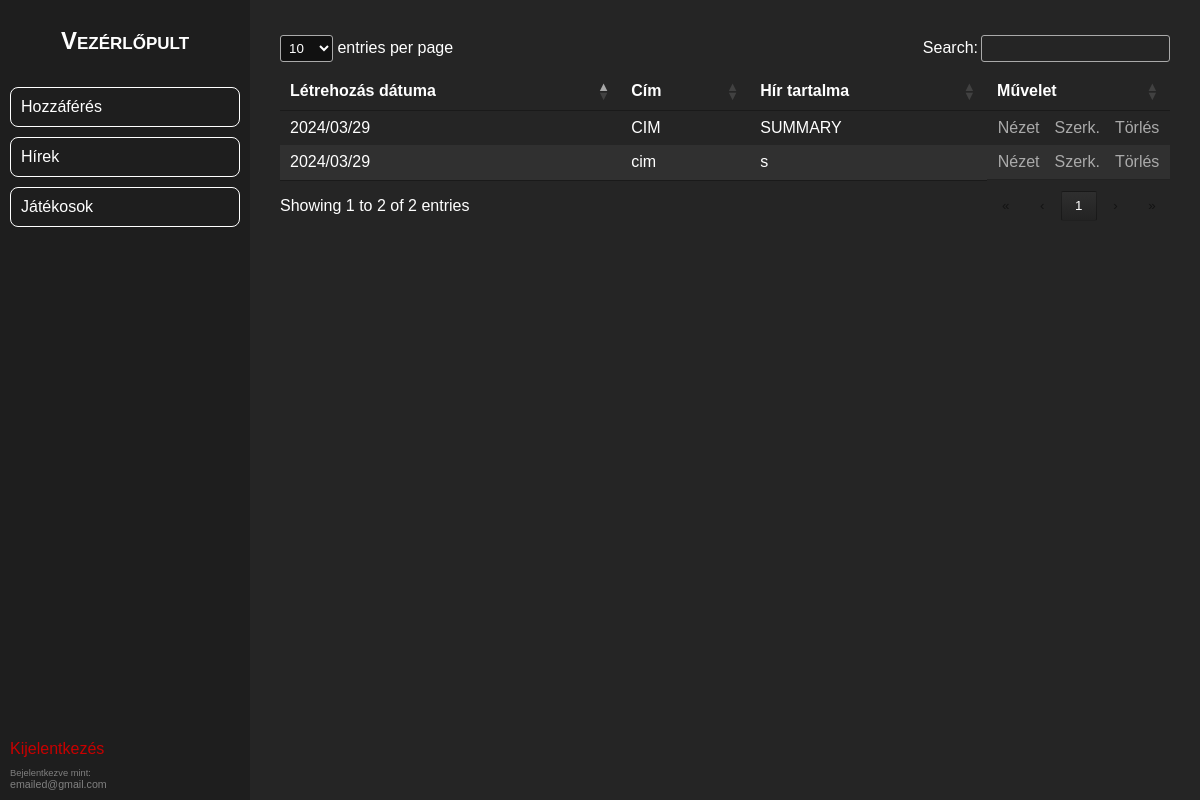
Page /admin/news/news_existing.php (signed in) on the earlier database version.
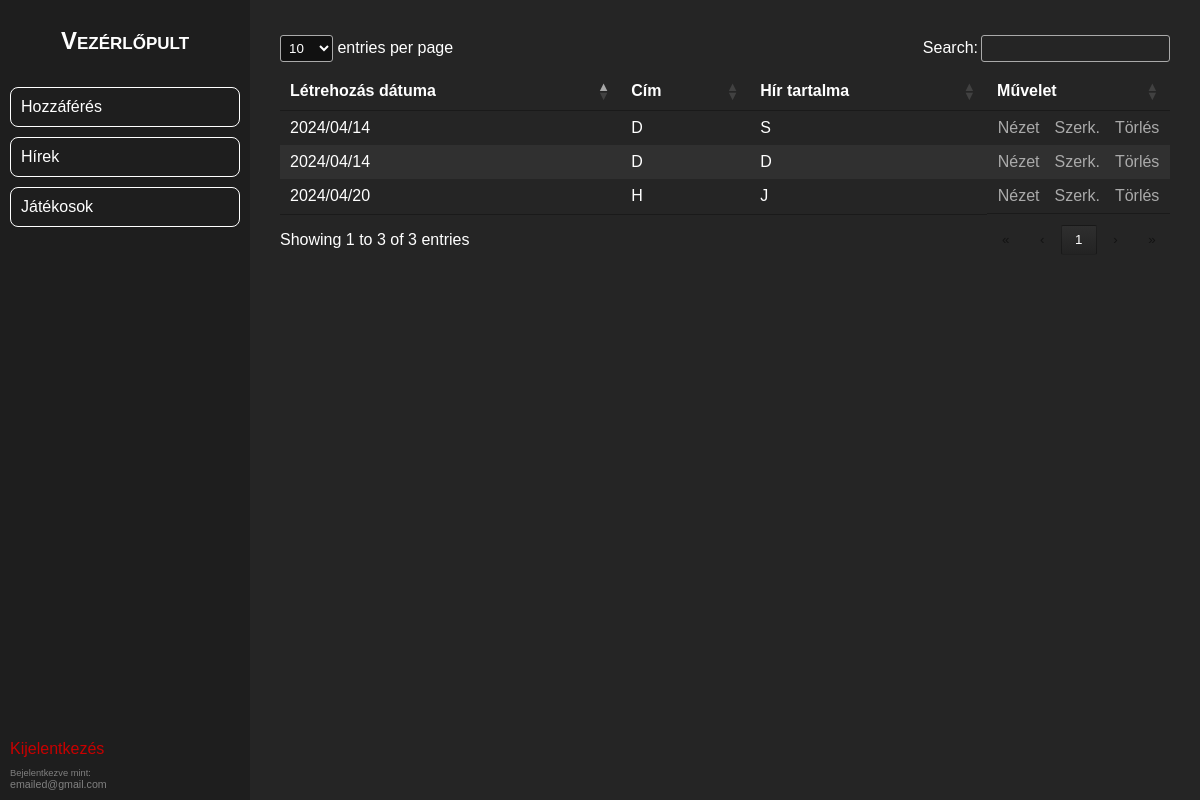
Same page on the later database version.
### tables this page shows
CREATE TABLE IF NOT EXISTS `news` (
  `id` int NOT NULL AUTO_INCREMENT,
  `date` varchar(255) NOT NULL,
  `title` varchar(255) NOT NULL,
  `summary` text NOT NULL,
  `content` mediumtext NOT NULL,
  PRIMARY KEY (`id`)
);

### admin/news/news_existing.php (the view, shortened to what this page needs)
} ?><?php
    include("../headers/header.php");
    ?>
<div class="news-container">
    <style>
        .action {
            display: flex;
            text-decoration: none;
            color: #aaa;
        }
        .actions {
            display: flex;
            width: 100%;
            justify-content: center;
            align-items: center;
            gap: 15px;
        }
        .message {
            padding-top: 10px;
            padding-bottom: 10px;
            text-align: center;
            background-color: transparent;
            font-weight: bold;
            position: absolute;
            bottom: 0;
            right: 0;
            margin: 20px;
            padding: 10px;
            background-color: rgb(0, 200, 0);
            border-radius: 8px;
        }
        .news-table {
            border-collapse: collapse;
            margin-top: 10px;
        }
        .news-table tr:nth-child(even) {
            background-color: #303030;
        }
        .news-container {
            background-color: #252525;
            color: #fff;
            width: 100vw;
            padding: 30px;
        }
        #news-table-data .playerRow:hover {
            color: orange;
            background-color: black;
        }
    </style>
    <?php include('../lib/jquery/news_jquery.php'); ?>
    <table class="news-table" id="news-table-data">
        <thead>
            <tr>
                <th>Létrehozás dátuma</th>
                <th>Cím</th>
                <th>Hír tartalma</th>
                <th>Művelet</th>
            </tr>
        </thead>
        <tbody>
            <?php
            include('../../connect.php');
            $sqlSelect = "SELECT * FROM news";
            $result = mysqli_query($conn, $sqlSelect);
            while ($data = mysqli_fetch_array($result)) {
            ?>
                <tr class="playerRow">
                    <td><?php echo $data["date"] ?></td>
                    <td><?php echo $data["title"] ?></td>
                    <td><?php echo $data["summary"] ?></td>
                    <td class="actions">
                        <a class="action" href="news_check.php?id=<?php echo $data["id"] ?>">Nézet</a>
                        <a class="action" href="news_edit.php?id=<?php echo $data["id"] ?>">Szerk.</a>
                        <a class="action" onclick="return confirm('Biztosan törli a hírt?');" href="news_delete.php?id=<?php echo $data["id"] ?>">Törlés</a>
                    </td>
                </tr>
            <?php
            }
            ?>
        </tbody>
    </table>
</div>
<?php
include("../headers/footer.php");
?>

Differences in the rows shown:
removed news: date "2024/03/29", title "CIM", summary "SUMMARY"
removed news: date "2024/03/29", title "cim", summary "s"
added news: date "2024/04/14", title "D", summary "S"
added news: date "2024/04/14", title "D", summary "D"
added news: date "2024/04/20", title "H", summary "J"
Other differences:
text written by a page script: "entries per page Search: Showing 1 to 2 of 2 entries 1" → "entries per page Search: Showing 1 to 3 of 3 entries 1"
